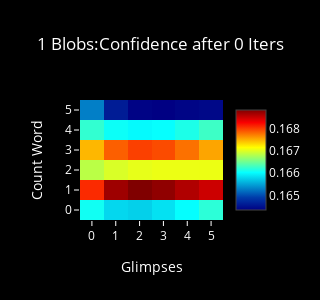
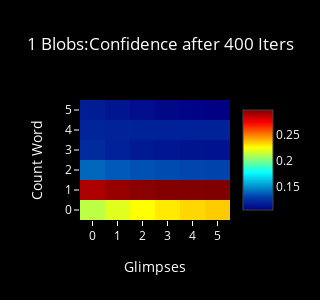
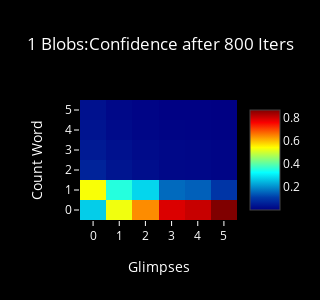
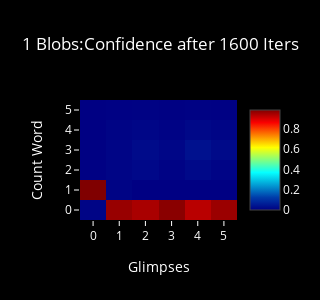

Here is the notebook cell these charts were saved with, in order:
### Code cell
for n, num in enumerate(blob_list):
    for i, it in enumerate(iter_list):
        plot_confidence(i, it, num)
        #plot_choice(i, it, num)

### Figure 1 — Plotly figure (JSON) as saved in the notebook; plotly's stock layout.template omitted (floating-point values rounded to 4 significant figures)
{"data": [{"colorscale": "Jet", "type": "heatmap", "z": [[0.1661, 0.1658, 0.1658, 0.1659, 0.166, 0.1662], [0.1681, 0.1687, 0.1688, 0.1687, 0.1686, 0.1685], [0.1668, 0.167, 0.167, 0.1671, 0.1671, 0.1671], [0.1675, 0.1678, 0.168, 0.1679, 0.1678, 0.1675], [0.1662, 0.1661, 0.166, 0.166, 0.1661, 0.1663], [0.1653, 0.1646, 0.1644, 0.1644, 0.1644, 0.1644]]}], "layout": {"font": {"color": "#FFF"}, "height": 300, "paper_bgcolor": "#000", "plot_bgcolor": "#000", "title": "1 Blobs:Confidence after 0 Iters", "titlefont": {"color": "#FFF"}, "width": 300, "xaxis": {"dtick": 1, "range": [-0.5, 5.5], "tickcolor": "#FFF", "title": "Glimpses"}, "yaxis": {"dtick": 1, "range": [-0.5, 5.5], "tickcolor": "#FFF", "title": "Count Word"}}}

### Figure 2 — Plotly figure (JSON) as saved in the notebook; plotly's stock layout.template omitted (floating-point values rounded to 4 significant figures)
{"data": [{"colorscale": "Jet", "type": "heatmap", "z": [[0.2129, 0.22, 0.2257, 0.2299, 0.2333, 0.2358], [0.2892, 0.2937, 0.2965, 0.2978, 0.2984, 0.2986], [0.1395, 0.1364, 0.1341, 0.1326, 0.1314, 0.1306], [0.122, 0.1181, 0.1154, 0.1137, 0.1127, 0.1121], [0.1198, 0.1187, 0.1182, 0.1181, 0.1181, 0.1183], [0.1166, 0.113, 0.1101, 0.1079, 0.1061, 0.1047]]}], "layout": {"font": {"color": "#FFF"}, "height": 300, "paper_bgcolor": "#000", "plot_bgcolor": "#000", "title": "1 Blobs:Confidence after 400 Iters", "titlefont": {"color": "#FFF"}, "width": 300, "xaxis": {"dtick": 1, "range": [-0.5, 5.5], "tickcolor": "#FFF", "title": "Glimpses"}, "yaxis": {"dtick": 1, "range": [-0.5, 5.5], "tickcolor": "#FFF", "title": "Count Word"}}}

### Figure 3 — Plotly figure (JSON) as saved in the notebook; plotly's stock layout.template omitted (floating-point values rounded to 4 significant figures)
{"data": [{"colorscale": "Jet", "type": "heatmap", "z": [[0.2717, 0.5293, 0.6386, 0.7837, 0.801, 0.8637], [0.5361, 0.3543, 0.2808, 0.162, 0.1516, 0.09958], [0.06721, 0.04136, 0.02903, 0.01932, 0.01691, 0.01293], [0.05014, 0.03375, 0.02473, 0.01773, 0.01587, 0.01275], [0.04019, 0.02353, 0.01574, 0.01047, 0.008912, 0.006899], [0.03463, 0.01775, 0.01109, 0.006785, 0.005709, 0.004194]]}], "layout": {"font": {"color": "#FFF"}, "height": 300, "paper_bgcolor": "#000", "plot_bgcolor": "#000", "title": "1 Blobs:Confidence after 800 Iters", "titlefont": {"color": "#FFF"}, "width": 300, "xaxis": {"dtick": 1, "range": [-0.5, 5.5], "tickcolor": "#FFF", "title": "Glimpses"}, "yaxis": {"dtick": 1, "range": [-0.5, 5.5], "tickcolor": "#FFF", "title": "Count Word"}}}

### Figure 4 — Plotly figure (JSON) as saved in the notebook; plotly's stock layout.template omitted (floating-point values rounded to 4 significant figures)
{"data": [{"colorscale": "Jet", "type": "heatmap", "z": [[0.009481, 0.9606, 0.9435, 0.9754, 0.9275, 0.9582], [0.985, 0.007209, 0.000668, 2.146e-05, 4.327e-05, 6.874e-06], [0.002301, 0.01044, 0.01738, 0.005852, 0.01824, 0.008898], [0.001178, 0.01105, 0.02291, 0.01133, 0.03454, 0.02031], [0.001018, 0.007629, 0.01163, 0.005977, 0.01547, 0.01022], [0.001012, 0.003061, 0.003886, 0.001429, 0.00424, 0.002332]]}], "layout": {"font": {"color": "#FFF"}, "height": 300, "paper_bgcolor": "#000", "plot_bgcolor": "#000", "title": "1 Blobs:Confidence after 1600 Iters", "titlefont": {"color": "#FFF"}, "width": 300, "xaxis": {"dtick": 1, "range": [-0.5, 5.5], "tickcolor": "#FFF", "title": "Glimpses"}, "yaxis": {"dtick": 1, "range": [-0.5, 5.5], "tickcolor": "#FFF", "title": "Count Word"}}}
